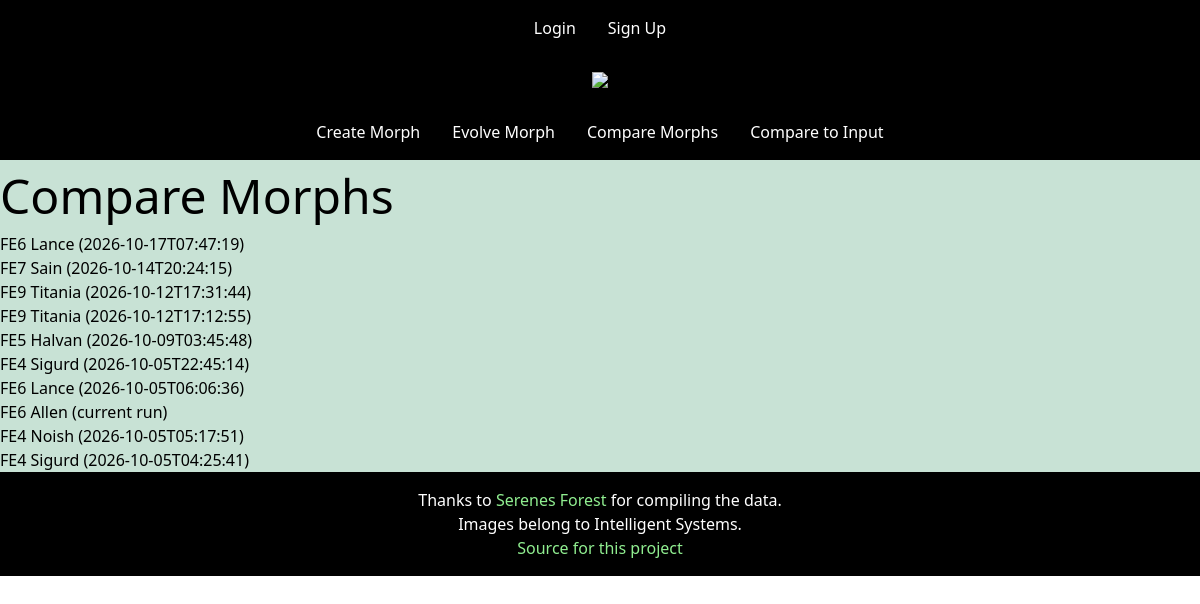
Page /morphs/compare/ on the earlier database version.
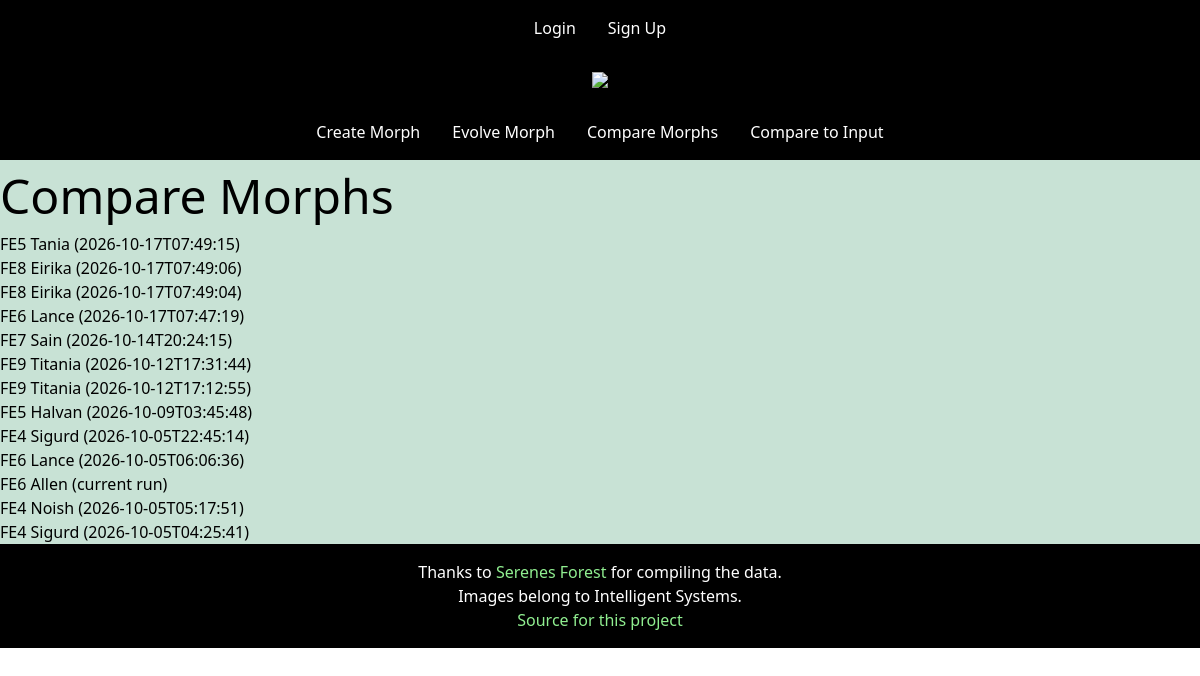
Same page on the later database version.
### dracogate/models.py (models this page shows, shortened)
class VirtualMorph(models.Model):
    owner = models.ForeignKey(
        to=User,
        null=True,
        on_delete=models.CASCADE,
    )
    name = models.CharField(
        default=vmorph_name_generator,
        max_length=32,
    )
    creation_date = models.DateTimeField(
        auto_now_add=True,
    )
    game_no = models.PositiveSmallIntegerField(
    )
    unit = models.CharField(
    )
    init_options = models.JSONField(
        default=dict,
    )
    history = models.JSONField(
        default=list,
    )
    stats = models.JSONField(
        default=dict,
    )
    class Meta:
        unique_together = ["owner", "name"]

### dracogate/views.py (the view)
# urls.py: path("compare/", views.CompareMorphsView.as_view(), name="compare_morphs"),
class CompareMorphsView(ListView):
    model = VirtualMorph
    template_name = "dracogate/compare_morphs.html"
    def get_queryset(self, **kwds):
        user = (None if self.request.user.is_authenticated is False else self.request.user)
        queryset = self.model.objects.filter(owner=user).order_by("-creation_date")
        return queryset

### dracogate/templates/dracogate/compare_morphs.html
{% extends "_base.html" %}
{% block main %}
<article>
  <h1>Compare Morphs</h1>
  <ul>
    {% for virtualmorph in virtualmorph_list %}
    <li>
      <a href="{% url 'dracogate:compare_morph' virtualmorph.id %}">
        FE{{virtualmorph.game_no}} {{virtualmorph.unit}} ({{ virtualmorph.name }})
      </a>
    </li>
    {% endfor %}
  </ul>
</article>
{% endblock %}

Differences in the rows shown:
added VirtualMorph: game_no "5", unit "Tania", name "2026-10-17T07:49:15"
added VirtualMorph: game_no "8", unit "Eirika", name "2026-10-17T07:49:06"
added VirtualMorph: game_no "8", unit "Eirika", name "2026-10-17T07:49:04"
